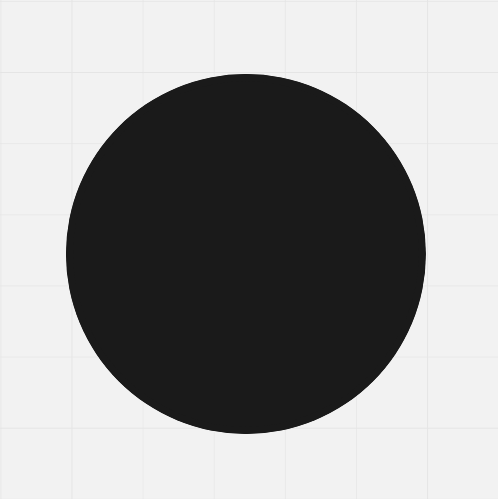
#> input picture data_generator/shape/circle.png, 498 x 499 px
$ python -i data_generator_utils.py   (imports and definitions only)
#> lines starting #> are read from the running program, lines starting #| are printed output that depends on the picture; after the words box and inside, x2 and y2 are one past the last pixel; in counts of white or black regions, pixels touching at a corner belong together
#> further down, picture is the input picture: shape (499, 498, 3); min 25, max 242, mean 153.4
import random
import cv2
import numpy as np

from config import *

def read_image(imagePath):
    image = cv2.imread(imagePath)
    return image

def auto_canny(image, sigma=0.33):
#> called with sigma = 0.33
    v = np.median(image)
#> v = 242
    lower = int(max(0, (1.0 - sigma) * v))
#> lower = 162
    upper = int(min(255, (1.0 + sigma) * v))
#> upper = 255
    edged = cv2.Canny(image, lower, upper)
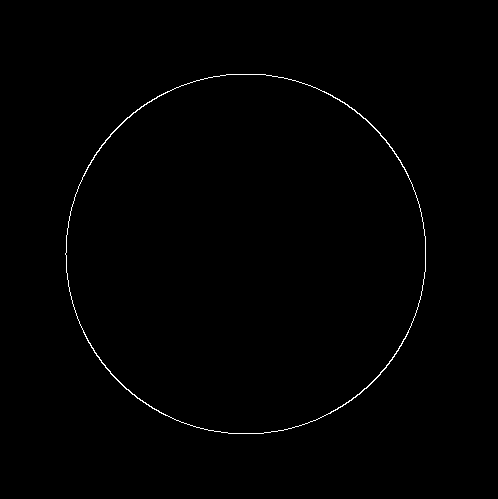
#> edged: shape (499, 498); 0.52% white in thin lines or dots, all inside (x1, y1, x2, y2) = (65, 74, 426, 434)
    kernel = np.ones((3, 3), np.uint8)
    return cv2.morphologyEx(edged, cv2.MORPH_CLOSE, kernel)

# [27 lines left out: functions rotate_image, resizeImage, not called in this run]

def get_random_start_position(bg_shape, fg_shape):
    return [random.randint(0, bg_shape[0] - fg_shape[0]), random.randint(0, bg_shape[1] - fg_shape[1])]

def get_image_contours(image):
    image_gray = cv2.cvtColor(image, cv2.COLOR_BGR2GRAY)
    image_canny = auto_canny(image_gray)
    contours, _ = cv2.findContours(image_canny, cv2.RETR_TREE, cv2.CHAIN_APPROX_SIMPLE)
#> contours = 2 contours; box (x1, y1, x2, y2) and area: (65, 74, 426, 434) 101877, (66, 74, 426, 434) 101597
    return contours

# [70 lines left out: functions blur_image_from_mask, merge_image, change_image_color, generate_random_number_within_range, get_noised_color, tile_image, not called in this run]

# [8 lines not run here, left out]

>>> import cv2
>>> picture = cv2.imread('shape/circle.png')
>>> result = get_image_contours(picture)
#> result has the same summary as contours in get_image_contours
